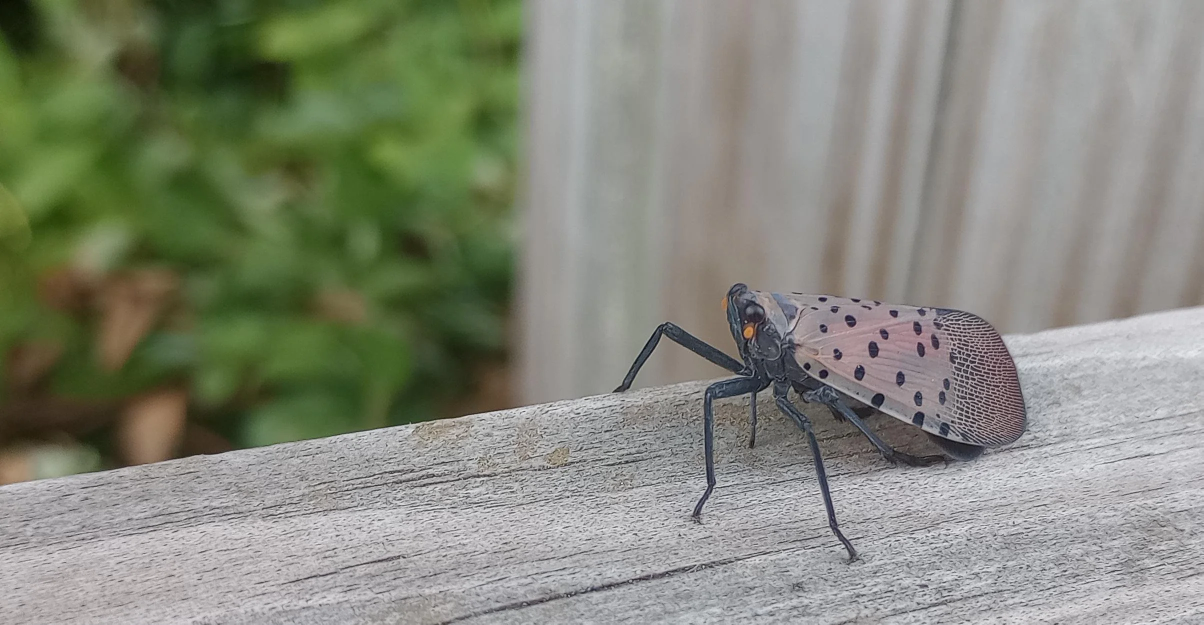
#> input picture fotos maneras/009nQzcjAJU4V8ZG-VokDW-tu12NZyi3LsMv3kf_uFU.webp, 2407 x 1249 px (shown at 1/2 size); its folder holds only this picture in this run
$ python -i imagesFunctions.py   (imports and definitions only)
#> lines starting #> are read from the running program, lines starting #| are printed output that depends on the picture
import os
from random import randrange
from PIL import Image, ImageDraw, ImageFont, ImageEnhance
from PIL.ImageFilter import BLUR
import textFuncs as tf

diviter = 15

def raffleImage(dirPath):
  imagesFilenames = os.listdir(dirPath)
  raffledImageAdress = imagesFilenames[randrange(0,len(imagesFilenames))]
  imageAdress = (dirPath + '/' + raffledImageAdress)
  return imageAdress

def getEditedImage(imagePath):
  img = Image.open(imagePath)
#> img is the input picture: PIL image 2407x1249 RGB; mean R, G, B 132.7, 136.1, 122
  img = img.filter(BLUR).filter(BLUR).filter(BLUR).filter(BLUR)
  img = ImageEnhance.Brightness(img).enhance(0.3)
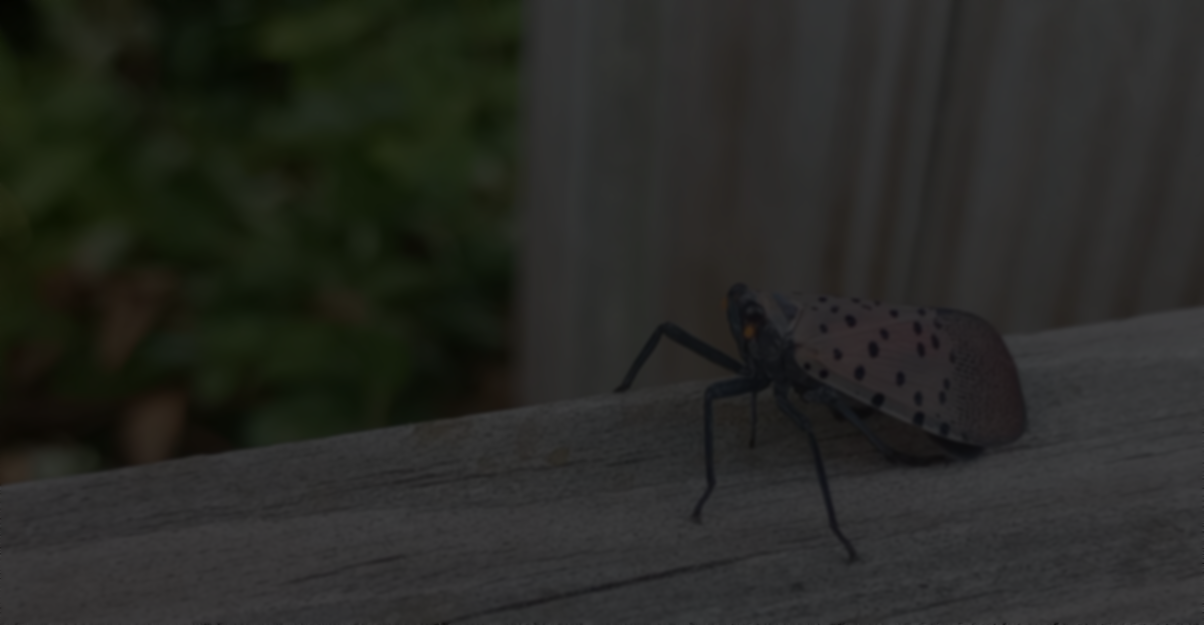
#> img: PIL image 2407x1249 RGB (shown at 1/2 size); mean R, G, B 39.4, 40.4, 36.2
  return img

def getBlocksSizes(pilImage):
  [width, height] = pilImage.size
  [widthBlock,heightBlock] = map(lambda x: int(x/diviter),[width,height])
  return widthBlock , heightBlock


def putTextOnImage(pilImage,text,coordinates):
  img = pilImage
  adaptedText , numberOfLines =  tf.divitedText(text,diviter)
  completeText = tf.putVersicle(adaptedText,coordinates)
  imageDraw = ImageDraw.Draw(img)
  widthBlock,heightBlock = getBlocksSizes(img)

  fontSize = heightBlock if widthBlock > heightBlock else widthBlock
  font = ImageFont.truetype('./font/arial.ttf' ,int(fontSize))
  imageDraw.text(
    (widthBlock,heightBlock), #initial cordinates
    completeText,
    fill=(250, 250, 250), font=font)
  return img

def saveImage(pilImage,cordinates):
    dirPath = './versiculos/imagens-com-versiculos'
    exist = (os.path.isdir(dirPath))
    if not exist:
      os.mkdir(dirPath)
    newPath = f'{dirPath}/{cordinates[0]}{cordinates[1]}{cordinates[2]}.jpg'
    pilImage.save(newPath)
    return {"newPath" : newPath}

>>> result = getEditedImage('../fotos maneras/009nQzcjAJU4V8ZG-VokDW-tu12NZyi3LsMv3kf_uFU.webp')

$ run again, on fotos maneras/1574532.jpg
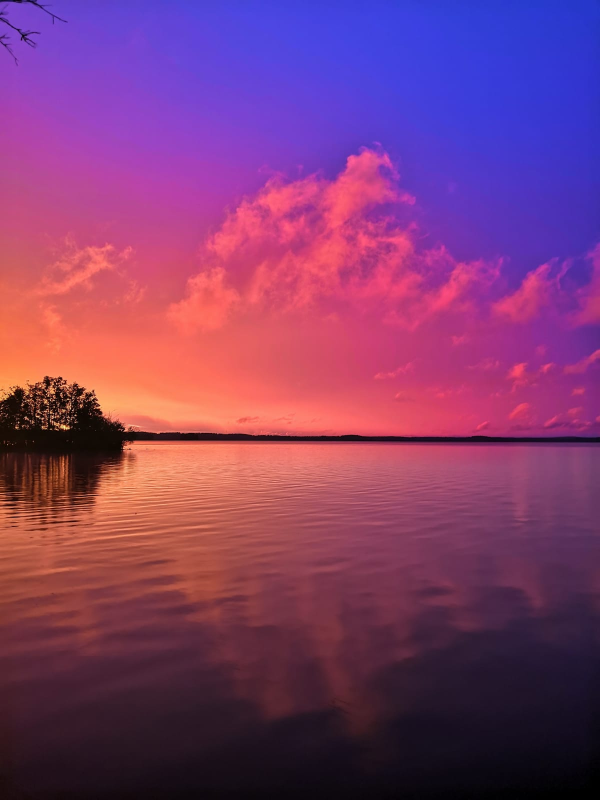
#> input picture fotos maneras/1574532.jpg, 1200 x 1599 px (shown at 1/2 size)
#> in getEditedImage, img is the input picture: PIL image 1200x1599 RGB; mean R, G, B 127.6, 60.3, 111.2
#> in getEditedImage, `img = ImageEnhance.Brightness(img).enhance(0.3)`:
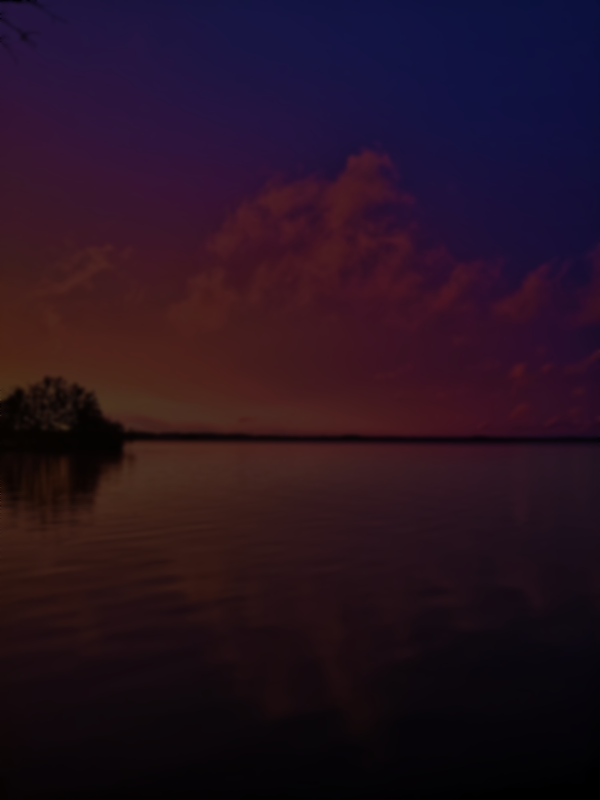
#> img: PIL image 1200x1599 RGB (shown at 1/2 size); mean R, G, B 37.9, 17.7, 32.9

$ run again, on fotos maneras/20211206_181010.jpg
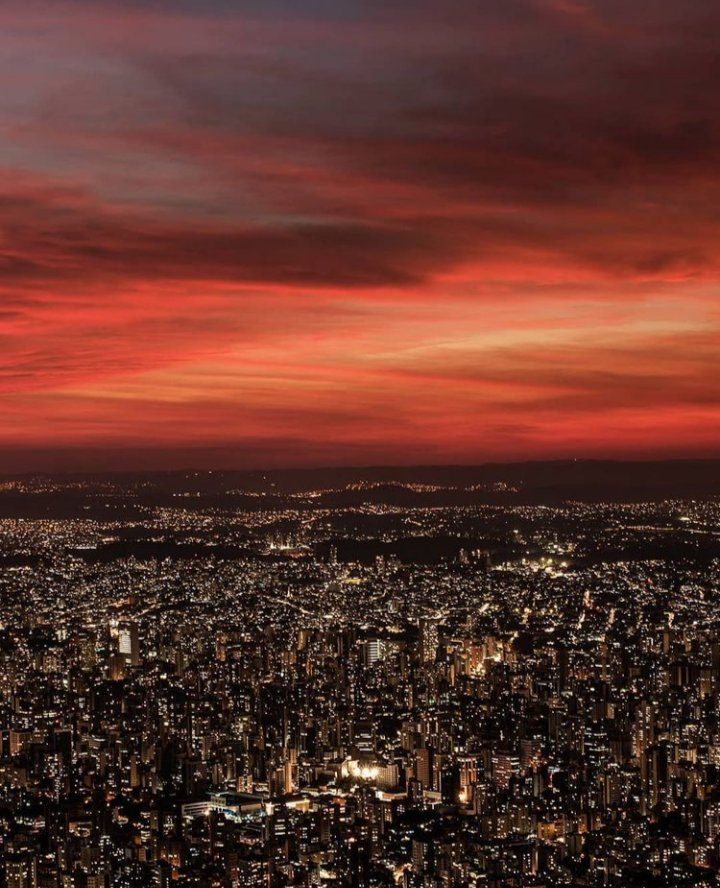
#> input picture fotos maneras/20211206_181010.jpg, 720 x 888 px
#> in getEditedImage, img is the input picture: PIL image 720x888 RGB; mean R, G, B 96, 52, 42.9
#> in getEditedImage, `img = img.filter(BLUR).filter(BLUR).filter(BLUR).filter(BLUR)`:
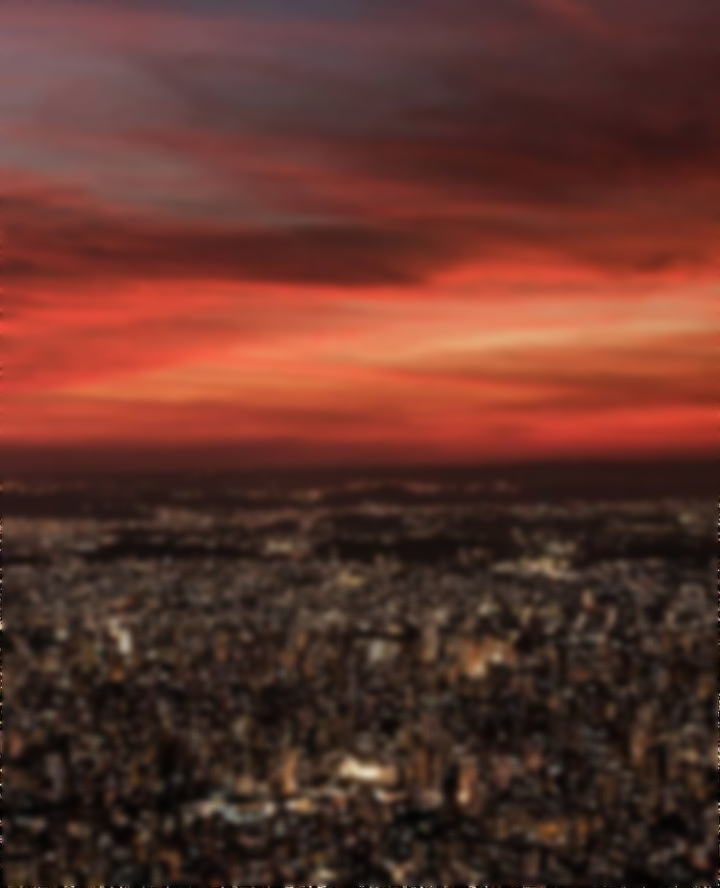
#> img: PIL image 720x888 RGB; mean R, G, B 96.1, 52.1, 43
#> in getEditedImage, `img = ImageEnhance.Brightness(img).enhance(0.3)`:
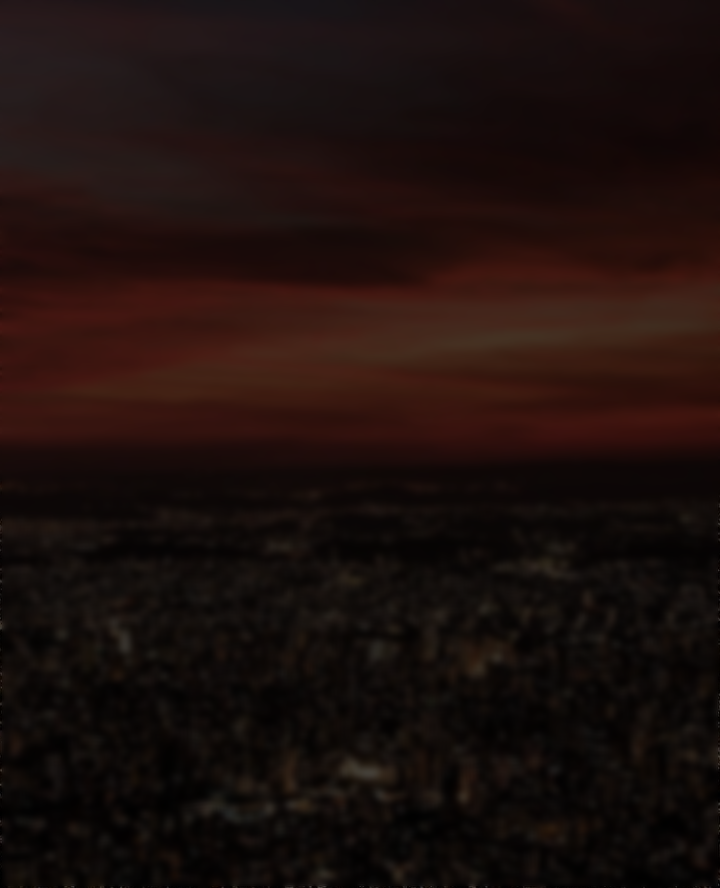
#> img: PIL image 720x888 RGB; mean R, G, B 28.4, 15.2, 12.5

$ run again, on fotos maneras/20220315_170609.jpg
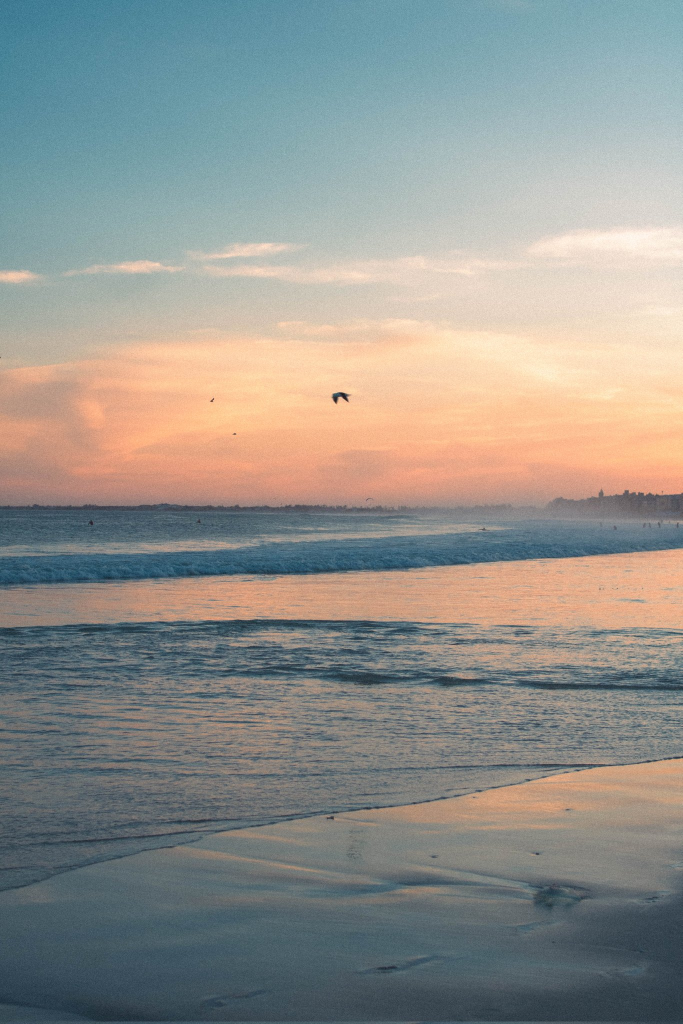
#> input picture fotos maneras/20220315_170609.jpg, 1365 x 2048 px (shown at 1/2 size)
#> in getEditedImage, img is the input picture: PIL image 1365x2048 RGB; mean R, G, B 145.7, 145.9, 140.9
#> in getEditedImage, `img = ImageEnhance.Brightness(img).enhance(0.3)`:
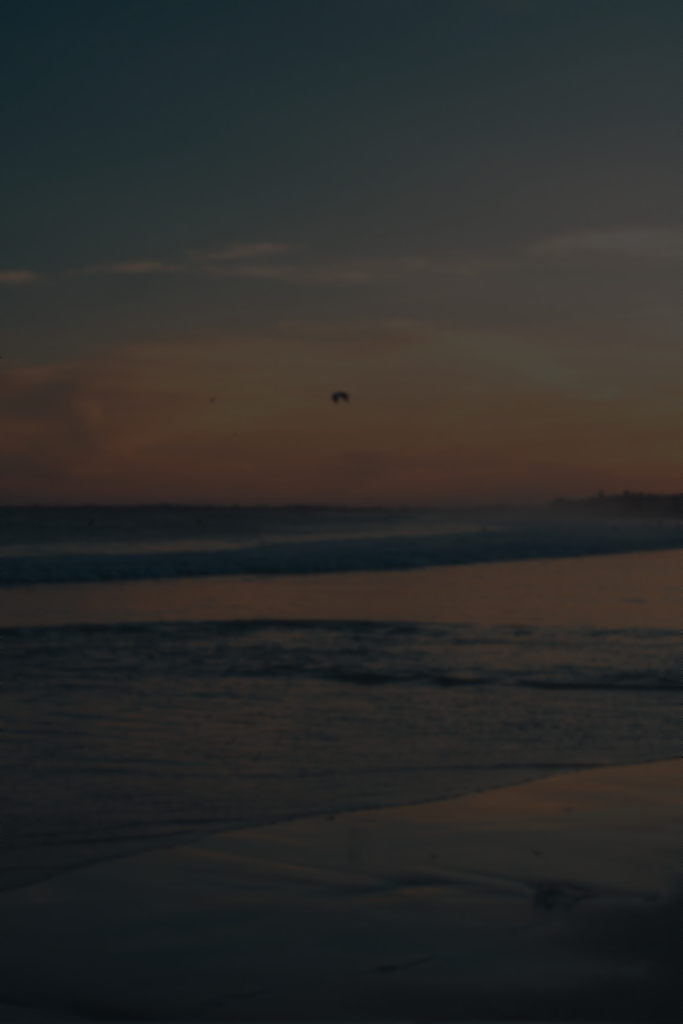
#> img: PIL image 1365x2048 RGB (shown at 1/2 size); mean R, G, B 43.3, 43.4, 41.9
